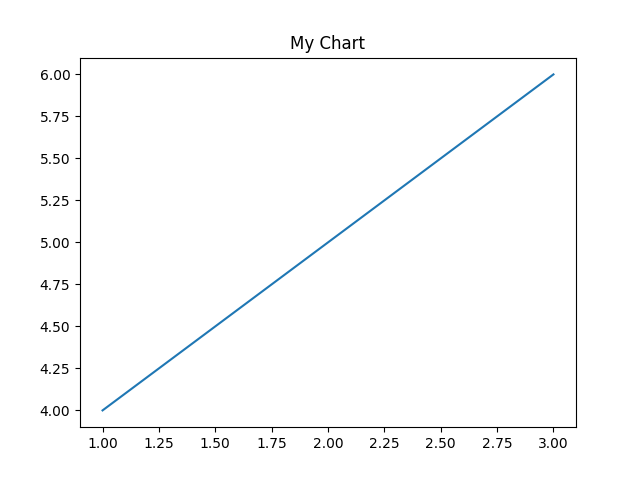

Here is the Python script that generated this plot:
import matplotlib.pyplot as plt
plt.plot([1, 2, 3], [4, 5, 6])
plt.title("My Chart")
import matplotlib.pyplot as plt
plt.savefig('/Users/aryan/Desktop/lang-vis-project/backend/tmp/7239a454-0767-4b4c-bb79-bc222f2ac8a2.png')